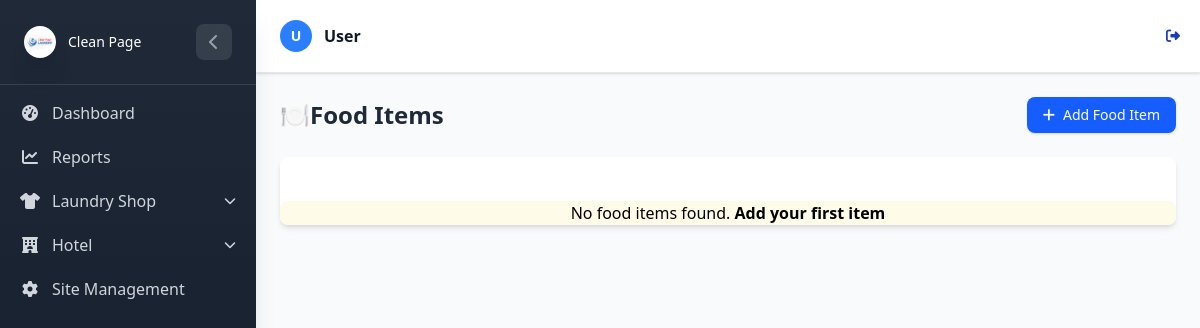
Before: /Hotel/items/ (signed in) with the older database file.
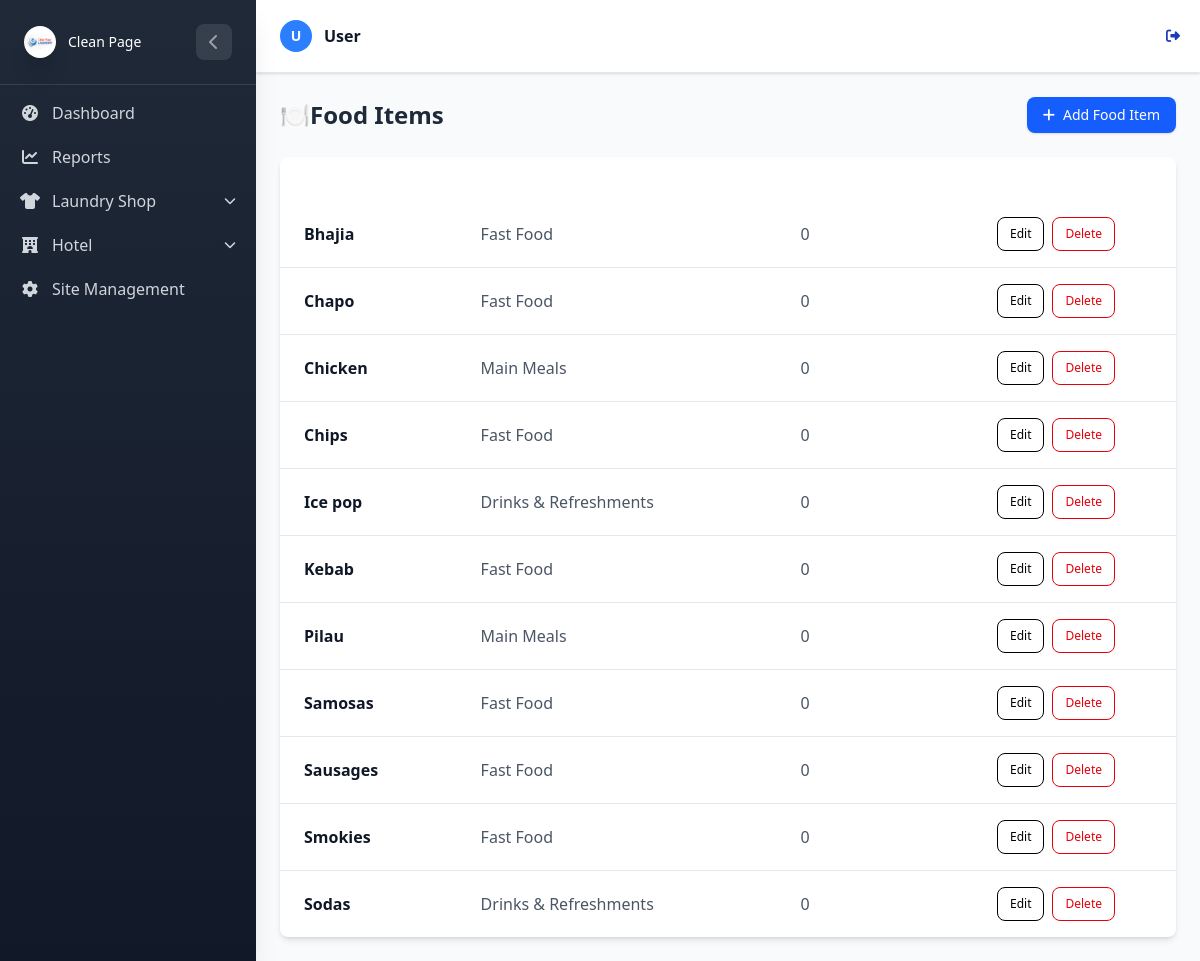
After: the same page with the newer database file.
### HotelApp/models.py (models this page shows, shortened)
class FoodItem(models.Model):
    category = models.ForeignKey(FoodCategory, on_delete=models.CASCADE, related_name="items")
    name = models.CharField(max_length=100, db_index=True)
    created_by =  models.ForeignKey(
        settings.AUTH_USER_MODEL,
        on_delete=models.CASCADE)
    quantity = models.PositiveIntegerField(default=0)  # how many portions are available

class FoodCategory(models.Model):
    name = models.CharField(max_length=100, unique=True, db_index=True)

### HotelApp/views.py (the view)
# urls.py: path('items/', views.food_item_list, name='food_item_list'),
@login_required
def food_item_list(request):
    try:
        items = FoodItem.objects.all().select_related('category').order_by('name')
        logger.info(f"Successfully loaded {items.count()} food items")
        context = {
            'items': items,
        }
        return render(request, 'food/food_item_list.html', context)
    except DatabaseError as e:
        logger.error(f"Database error loading food items: {str(e)}")
        messages.error(request, 'Database error. Please try again later.')
        return render(request, 'food/food_item_list.html', {'items': []})
    except Exception as e:
        logger.error(f"Unexpected error loading food items: {str(e)}", exc_info=True)
        messages.error(request, 'Error loading food items. Please try again.')
        return render(request, 'food/food_item_list.html', {'items': []})

### LaundryApp/context_processors.py (called while the page is built)
def active_shop(request):
    return {
        'active_shop_name': request.session.get('active_shop_name', None)
    }

### HotelApp/templates/food/food_item_list.html (shortened to what this page needs)
{% extends 'base.html' %}
{% block content %}
<div class="flex justify-between items-center mb-6">
    <h2 class="text-2xl font-bold text-gray-800">🍽️Food Items</h2>
    <a href="{% url 'hotel:food_item_create' %}"
        class="inline-flex items-center px-4 py-2 bg-blue-600 text-white text-sm font-medium rounded-lg shadow hover:bg-indigo-700 transition duration-200">
        <i class="fas fa-plus mr-2"></i> Add Food Item
    </a>
</div>
<div class="overflow-x-auto bg-white shadow-md rounded-lg">
    <table class=" w-full min-w-full border-collapse">
        <thead class="bg-indigo-600 text-white">
            <tr>
                <th class="px-6 py-3 text-left text-sm font-semibold">Name</th>
                <th class="px-6 py-3 text-left text-sm font-semibold">Category</th>
                <th class="px-6 py-3 text-left text-sm font-semibold">Quantity</th>
                <th class="px-6 py-3 text-center text-sm font-semibold">Actions</th>
            </tr>
        </thead>
        <tbody class="divide-y divide-gray-200">
            {% for item in items %}
            <tr class="hover:bg-gray-50 transition">
                <td class="px-6 py-4 font-semibold text-gray-900">{{ item.name }}</td>
                <td class="px-6 py-4 text-gray-600">{{ item.category.name }}</td>
                <td class="px-6 py-4 text-gray-600">{{ item.quantity }}</td>
                <td class="px-6 py-4 flex justify-center space-x-2">
                    <a href="{% url 'hotel:food_item_edit' item.pk %}"
                        class="px-3 py-2 text-xs font-medium text-indigo-600 border border-indigo-600 rounded-lg hover:bg-indigo-600 hover:text-white transition">
                        Edit
                    </a>
                    <a href="{% url 'hotel:food_item_delete' item.pk %}"
                        class="px-3 py-2 text-xs font-medium text-red-600 border border-red-600 rounded-lg hover:bg-red-600 hover:text-white transition">
                        Delete
                    </a>
                </td>
            </tr>
            {% empty %}
            <tr>
                <td colspan="7" class="px-6 py-6 text-center text-yellow-700 bg-yellow-50 rounded-lg">
                    No food items found.
                    <a href="{% url 'hotel:food_item_create' %}" class="text-indigo-600 font-semibold hover:underline">
                        Add your first item
                    </a>
                </td>
            </tr>
            {% endfor %}
        </tbody>
    </table>
</div>
{% endblock %}

Changed rows visible on the page:
added FoodItem: name "Bhajia", category.name "Fast Food", quantity "0"
added FoodItem: name "Chapo", category.name "Fast Food", quantity "0"
added FoodItem: name "Chicken", category.name "Main Meals", quantity "0"
added FoodItem: name "Chips", category.name "Fast Food", quantity "0"
added FoodItem: name "Ice pop", category.name "Drinks & Refreshments", quantity "0"
added FoodItem: name "Kebab", category.name "Fast Food", quantity "0"
added FoodItem: name "Pilau", category.name "Main Meals", quantity "0"
added FoodItem: name "Samosas", category.name "Fast Food", quantity "0"
added FoodItem: name "Sausages", category.name "Fast Food", quantity "0"
added FoodItem: name "Smokies", category.name "Fast Food", quantity "0"
added FoodItem: name "Sodas", category.name "Drinks & Refreshments", quantity "0"
Other visible differences:
text no longer shown: "No food items found. Add your first item"
